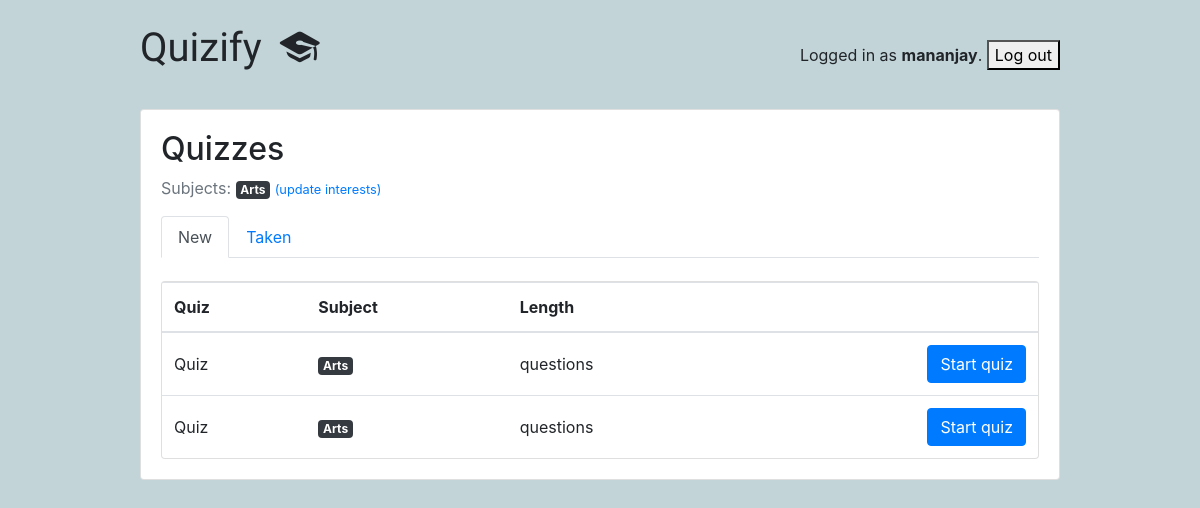
Before: /students/ (signed in) with the older database file.
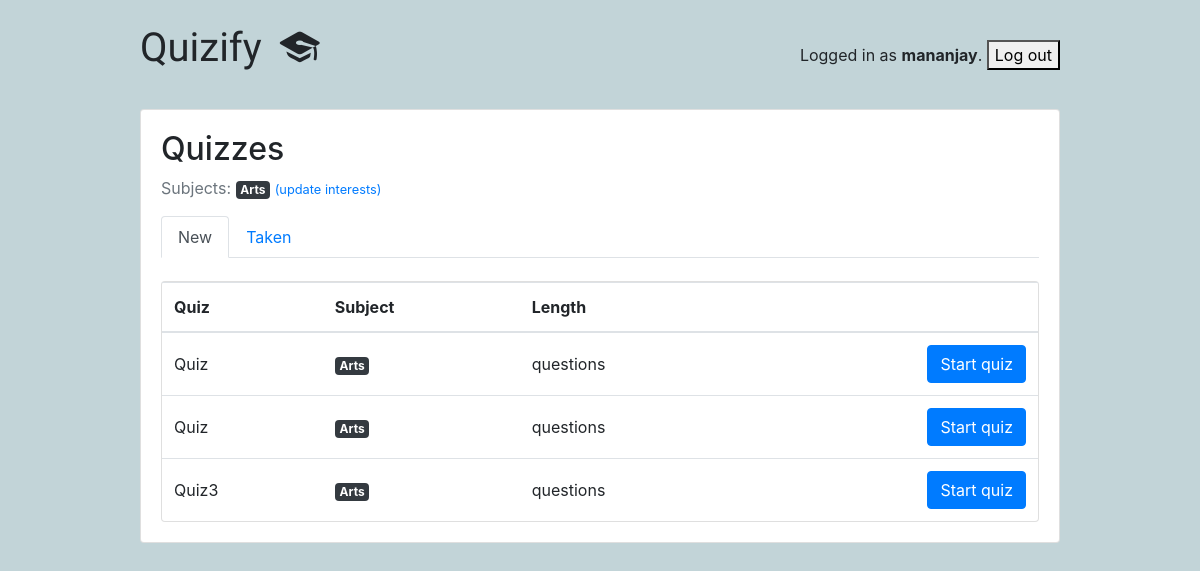
After: the same page with the newer database file.
### classroom/models.py (models this page shows, shortened)
class Subject(models.Model):
    name = models.CharField(max_length=30)
    color = models.CharField(max_length=7, default='#007bff')
    def get_html_badge(self):
        name = escape(self.name)
        color = escape(self.color)
        html = '<span class="badge badge-primary" style="background-color: %s">%s</span>' % (color, name)
        return mark_safe(html)

class Quiz(models.Model):
    owner = models.ForeignKey(User, on_delete=models.CASCADE, related_name='quizzes')
    name = models.CharField(max_length=255)
    subject = models.ForeignKey(Subject, on_delete=models.CASCADE, related_name='quizzes')

### classroom/views/students.py (the view)
# urls.py: path('', students.QuizListView.as_view(), name='quiz_list'),
@method_decorator([login_required, student_required], name='dispatch')
class QuizListView(ListView):
    model = Quiz
    ordering = ('name', )
    context_object_name = 'quizzes'
    template_name = 'classroom/students/quiz_list.html'

### classroom/templates/classroom/students/quiz_list.html
{% extends 'base.html' %}
{% block content %}
{% include 'classroom/students/_header.html' with active='new' %}
  <div class="card">
    <table class="table mb-0">
      <thead>
        <tr>
          <th>Quiz</th>
          <th>Subject</th>
          <th>Length</th>
          <th></th>
        </tr>
      </thead>
      <tbody>
        {% for quiz in quizzes %}
          <tr>
            <td class="align-middle">{{ quiz.name }}</td>
            <td class="align-middle">{{ quiz.subject.get_html_badge }}</td>
            <td class="align-middle">{{ quiz.questions_count }} questions</td>
            <td class="text-right">
              <a href="{% url 'students:take_quiz' quiz.pk %}" class="btn btn-primary">Start quiz</a>
            </td>
          </tr>
        {% empty %}
          <tr>
            <td class="bg-light text-center font-italic" colspan="4">No quiz matching your interests right now.</td>
          </tr>
        {% endfor %}
      </tbody>
    </table>
  </div>
{% endblock %}

### classroom/templates/classroom/students/_header.html
<h2>Quizzes</h2>
<p class="text-muted">
  Subjects:{% for subject in user.student.interests.all %} {{ subject.get_html_badge }}{% endfor %}
  <a href="{% url 'students:student_interests' %}"><small>(update interests)</small></a>
</p>
<ul class="nav nav-tabs mb-3">
  <li class="nav-item">
    <a class="nav-link{% if active == 'new' %} active{% endif %}" href="{% url 'students:quiz_list' %}">New</a>
  </li>
  <li class="nav-item">
    <a class="nav-link{% if active == 'taken' %} active{% endif %}" href="{% url 'students:taken_quiz_list' %}">Taken</a>
  </li>
</ul>

Changed rows visible on the page:
added Quiz: name "Quiz3", subject.get_html_badge "Arts"
